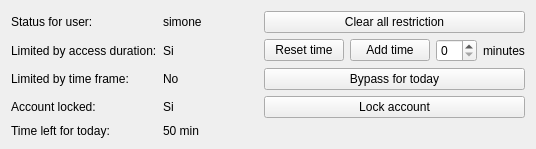
<?xml version="1.0" encoding="UTF-8"?>
<ui version="4.0">
 <class>Form</class>
 <widget class="QWidget" name="Form">
  <property name="geometry">
   <rect>
    <x>0</x>
    <y>0</y>
    <width>536</width>
    <height>137</height>
   </rect>
  </property>
  <property name="windowTitle">
   <string>Form</string>
  </property>
  <layout class="QGridLayout" name="gridLayout">
   <item row="0" column="0">
    <widget class="QLabel" name="lbStatusFor">
     <property name="sizePolicy">
      <sizepolicy hsizetype="Preferred" vsizetype="Preferred">
       <horstretch>0</horstretch>
       <verstretch>0</verstretch>
      </sizepolicy>
     </property>
     <property name="layoutDirection">
      <enum>Qt::RightToLeft</enum>
     </property>
     <property name="text">
      <string>Status for user:</string>
     </property>
    </widget>
   </item>
   <item row="0" column="1">
    <widget class="QLabel" name="label_6">
     <property name="text">
      <string>simone</string>
     </property>
    </widget>
   </item>
   <item row="0" column="2">
    <widget class="QPushButton" name="btnClearAllRestriction">
     <property name="text">
      <string>Clear all restriction</string>
     </property>
    </widget>
   </item>
   <item row="1" column="0">
    <widget class="QLabel" name="lbLimAccessDuration">
     <property name="layoutDirection">
      <enum>Qt::RightToLeft</enum>
     </property>
     <property name="text">
      <string>Limited by access duration:</string>
     </property>
    </widget>
   </item>
   <item row="1" column="1">
    <widget class="QLabel" name="label_7">
     <property name="text">
      <string>Si</string>
     </property>
    </widget>
   </item>
   <item row="1" column="2">
    <layout class="QHBoxLayout" name="horizontalLayout_2">
     <item>
      <widget class="QPushButton" name="btnResetTime">
       <property name="text">
        <string>Reset time</string>
       </property>
      </widget>
     </item>
     <item>
      <widget class="QPushButton" name="btnAddTime">
       <property name="text">
        <string>Add time</string>
       </property>
      </widget>
     </item>
     <item>
      <widget class="QSpinBox" name="sbAddTime"/>
     </item>
     <item>
      <widget class="QLabel" name="lbAddTime">
       <property name="text">
        <string>minutes</string>
       </property>
      </widget>
     </item>
    </layout>
   </item>
   <item row="2" column="0">
    <widget class="QLabel" name="lbLimTimeFrame">
     <property name="layoutDirection">
      <enum>Qt::RightToLeft</enum>
     </property>
     <property name="text">
      <string>Limited by time frame:</string>
     </property>
    </widget>
   </item>
   <item row="2" column="1">
    <widget class="QLabel" name="label_8">
     <property name="text">
      <string>No</string>
     </property>
    </widget>
   </item>
   <item row="2" column="2">
    <widget class="QPushButton" name="btnBypassToday">
     <property name="text">
      <string>Bypass for today</string>
     </property>
    </widget>
   </item>
   <item row="3" column="0">
    <widget class="QLabel" name="lbAccountLocked">
     <property name="layoutDirection">
      <enum>Qt::RightToLeft</enum>
     </property>
     <property name="text">
      <string>Account locked:</string>
     </property>
    </widget>
   </item>
   <item row="3" column="1">
    <widget class="QLabel" name="label_9">
     <property name="text">
      <string>Si</string>
     </property>
    </widget>
   </item>
   <item row="3" column="2">
    <widget class="QPushButton" name="btnLockAccount">
     <property name="text">
      <string>Lock account</string>
     </property>
    </widget>
   </item>
   <item row="4" column="0">
    <widget class="QLabel" name="lbTimeLeft">
     <property name="layoutDirection">
      <enum>Qt::RightToLeft</enum>
     </property>
     <property name="text">
      <string>Time left for today:</string>
     </property>
    </widget>
   </item>
   <item row="4" column="1">
    <widget class="QLabel" name="label">
     <property name="text">
      <string>50 min</string>
     </property>
    </widget>
   </item>
  </layout>
 </widget>
 <resources/>
 <connections/>
</ui>
